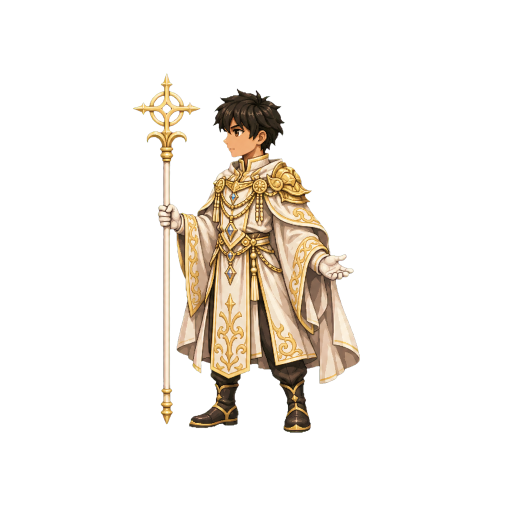
#> input picture ArtSource/Bloodlines/Angelborn/Oracle.png, 1024 x 1024 px, given in place of BossIntroPanel_Smoke1.png, which was not available (shown at 1/2 size)
$ python preview.py
#> lines starting #> are read from the running program, lines starting #| are printed output that depends on the picture
# numpy 版的 BloodlineGhost shader＋元件擺位（與 .shader／.cs 逐段對照；改一邊要兩邊一起改）
# 用法: python3 preview.py <ghost_tex.png> <out.png> [sideOffset heightAbove size]
import sys, numpy as np
from PIL import Image
D='./'
def load_gray(p,size=512):
#> called with p = './BossIntroPanel_Smoke1.png', size = 512
    return np.asarray(Image.open(p).convert('L').resize((size,size),Image.BILINEAR)).astype(np.float32)/255.
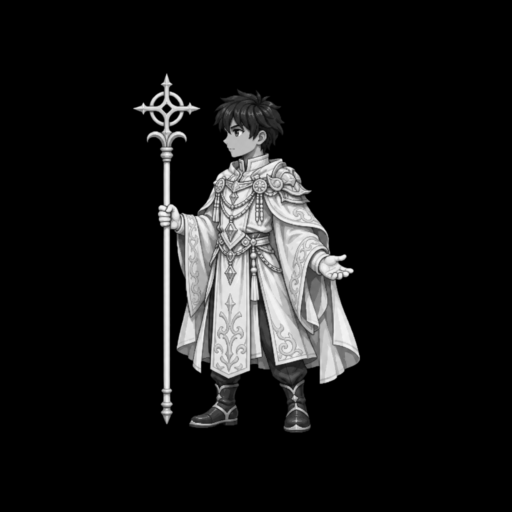
#> returned value: shape (512, 512) float32; min 0, max 0.976, mean 0.0921
SA=load_gray(D+'BossIntroPanel_Smoke1.png'); SB=load_gray(D+'BossIntroPanel_Smoke2.png')
#> call 2 of load_gray, with p = './BossIntroPanel_Smoke2.png', size = 512
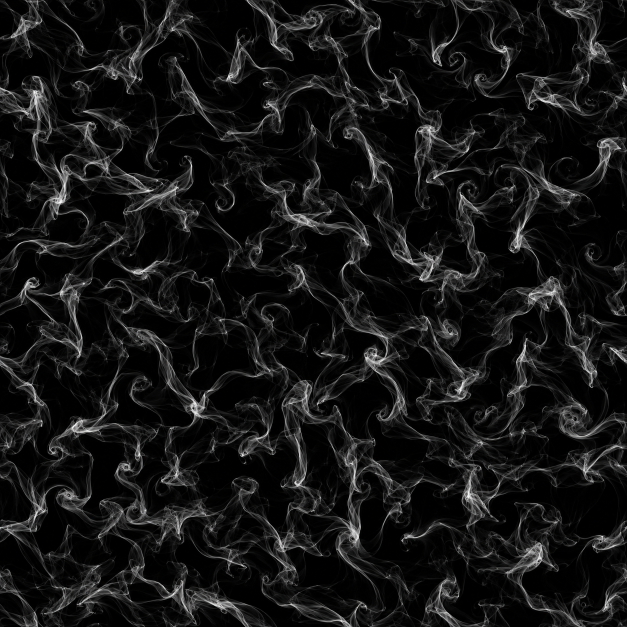
#> input picture DipanProj_Main/Assets/Resources/UI/BossIntroPanel/BossIntroPanel_Smoke2.png, 1254 x 1254 px, found by its file name (shown at 1/2 size)
#> in load_gray (call 2), `return np.asarray(Image.open(p).convert('L').resize((size,size),Image...`:
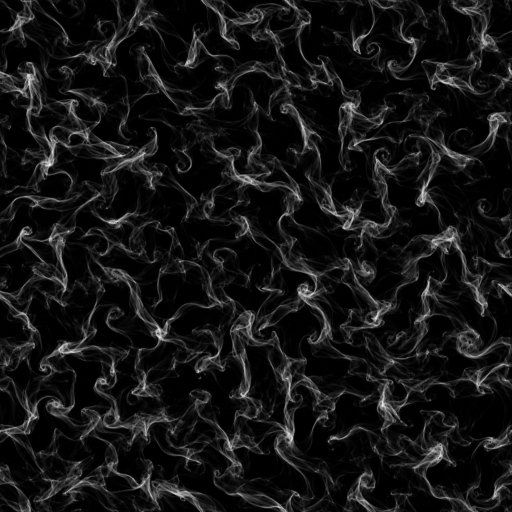
#> returned value: shape (512, 512) float32; min 0, max 0.937, mean 0.081
#> (the run stopped early here; a loop or call above may not have finished)
